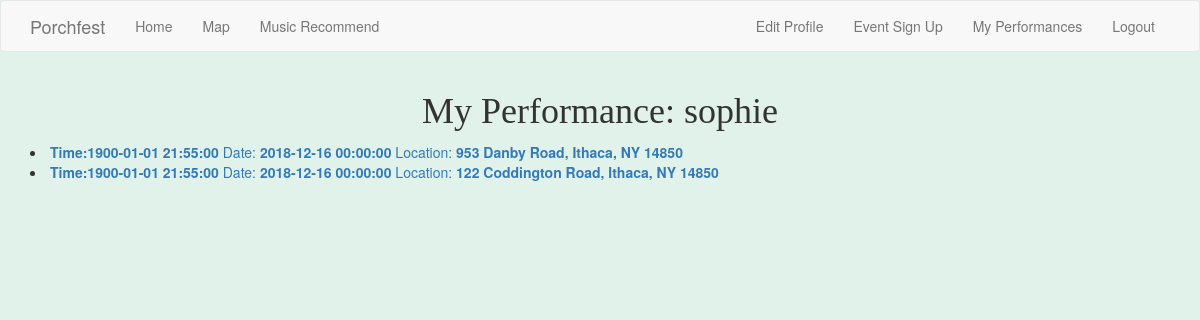
The app's page /my_performances/ (signed in) with its own data.
### app/models.py (models this page shows, shortened)
class Artist(UserMixin, db.Model):
    id = db.Column(db.Integer, primary_key=True)
    artistName = db.Column(db.String(64), index=True, unique=True)
    bio = db.Column(db.String(600))
    genre = db.Column(db.String)
    artistPerformances1= db.relationship('ArtistToPerformance', backref='artperfrel1')
    email = db.Column(db.String(120), index=True, unique=True)
    password_hash = db.Column(db.String(128))

class ArtistToPerformance(db.Model):
    artistID = db.Column(db.Integer, db.ForeignKey('artist.id'),  primary_key=True)
    performanceID = db.Column(db.Integer, db.ForeignKey('performance.id'), primary_key=True)
    artistRel = db.relationship('Artist', uselist=False, backref='artistrel')
    performanceRel = db.relationship('Performance', backref='performancerel')

class Performance(db.Model):
    id = db.Column(db.Integer, primary_key=True)
    time = db.Column(db.DateTime, index=True)
    date = db.Column(db.DateTime, index=True)
    locationId = db.Column(db.Integer, db.ForeignKey('location.id'))
    artistPerformances = db.relationship('ArtistToPerformance', uselist=False, backref='artPerfRel')
    performanceloc = db.relationship('Location', backref='performance1')

class Location(db.Model):
    id = db.Column(db.Integer, primary_key=True)
    name=db.Column(db.String, index=True)
    long = db.Column(db.Float, index=True)
    lat = db.Column(db.Float, index=True)
    performance=db.relationship('Performance', uselist=False, backref='performanceloc1')

### app/routes.py (the view)
@app.route('/my_performances/', methods=['GET', 'POST'])
@login_required
def my_performances():
    events = current_user.artistPerformances1
    artperf = ArtistToPerformance.query.filter_by(artistID=current_user.id).first()
    if artperf!=None:
        perf = Performance.query.filter_by(id=artperf.performanceID).all()
    else:
        perf="you have no performances"
    return render_template('my_performances.html', artist=current_user, event_list=events, location=perf)

### app/models.py (called while the page is built)
@login.user_loader
def load_user(id):
    return Artist.query.get(int(id))

### app/templates/my_performances.html
{% extends "base.html" %}
{% import 'bootstrap/wtf.html' as wtf %}
{% block app_content %}
<h1>My Performance: {{ artist.artistName }}</h1>
    {%  if length==0 %}
        <p>you have no performances</p>
    {% else %}
           {% for x in event_list %}
          <li><a href="{{ url_for('performance_edit', performance=x.performanceRel.id) }}"><b>Time:{{x.performanceRel.time }}</b> Date:  <b>{{ x.performanceRel.date }}</b> Location: <b>{{ x.performanceRel.performanceloc.name }}</b></a></li>
            {% endfor %}
    {% endif %}
{% endblock %}

### app/templates/base.html (shortened to what this page needs)
{% extends 'bootstrap/base.html' %}
{% block styles %}
{{super()}}
<link rel="stylesheet" href="{{ url_for('static', filename='css/main.css') }}">
{% endblock %}
{% block navbar %}
    <nav class="navbar navbar-default">
        <div class="container">
            <div class="navbar-header">
                <a class="navbar-brand" href="/index">Porchfest</a>
            </div>
            <div class="collapse navbar-collapse" id="bs-example-navbar-collapse-1">
                <ul class="nav navbar-nav">
                    <li><a href="/index">Home</a></li>
                    <li> <a href="/map">Map</a></li>
                    <li> <a href="/music_recommend">Music Recommend</a></li>
                </ul>
                <ul class="nav navbar-nav navbar-right">
                    {% if current_user.is_anonymous %}
                        <li> <a href="/login">Login</a></li>
                    {% else %}
                        <li><a href="/edit_profile">Edit Profile</a></li>
                         <li> <a href="/event_sign_up">Event Sign Up</a></li>
                        <li> <a href="/my_performances">My Performances</a></li>
                        <li><a href="/logout">Logout</a></li>
                    {% endif %}
                </ul>
            </div>
        </div>
    </nav>
{% endblock %}
{% block content %}
    <div class="container">
        {% block app_content %}{% endblock %}
    </div>
{% endblock %}

### app/static/css/main.css (style rules this page uses)
body { background-color: #E0F2E9; }
h1 { text-align: center; font-family: 'Tinos', serif; }

### records on screen
Artist: artistName "sophie"
ArtistToPerformance: performanceRel.time "1900-01-01 21:55:00", performanceRel "2018-12-16 00:00:00", performanceRel.performanceloc.name "953 Danby Road, Ithaca, NY 14850"
ArtistToPerformance: performanceRel.time "1900-01-01 21:55:00", performanceRel "2018-12-16 00:00:00", performanceRel.performanceloc.name "122 Coddington Road, Ithaca, NY 14850"
